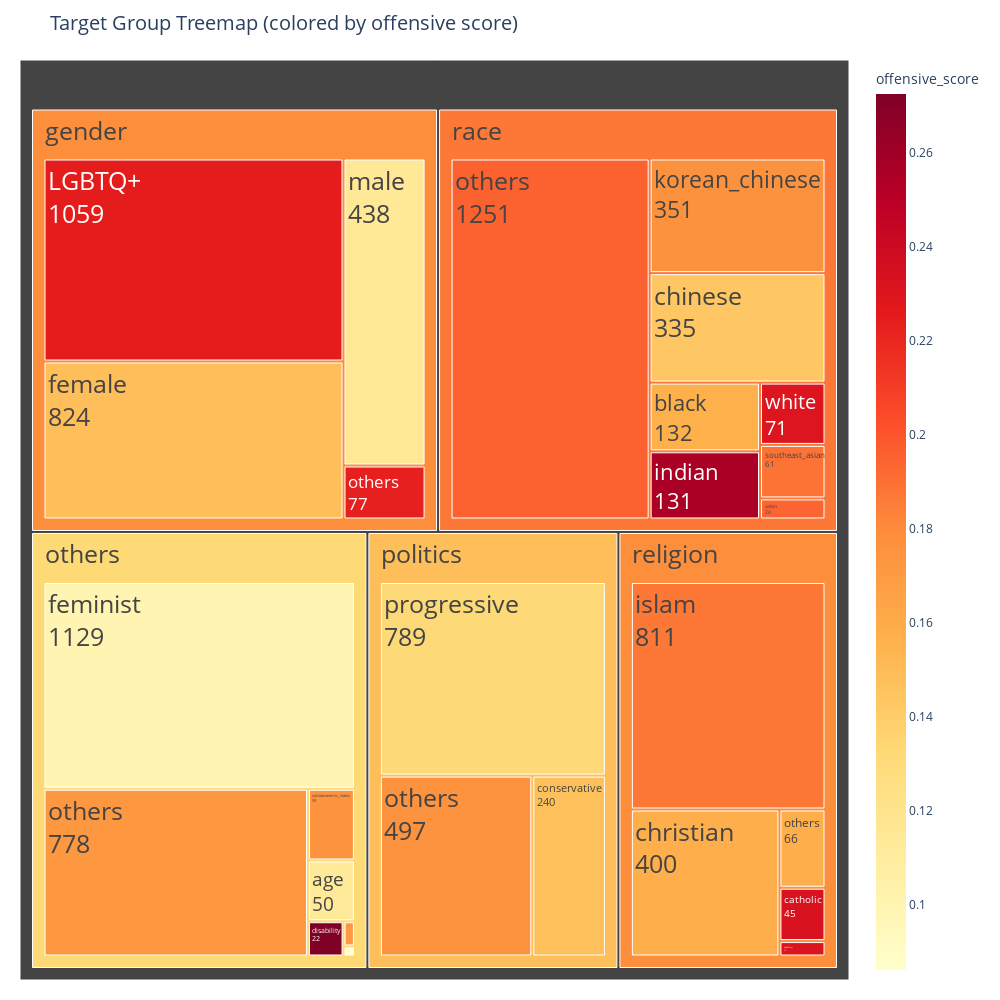

The cell this chart's notebook holds for it:
### Code cell
import pandas as pd
import plotly.express as px

# 데이터 로딩 및 전처리
from module.df.data_loader import get_target_group_df
df = get_target_group_df()

# 2. 에러 방지: 빈 subgroup 제거
df = df[df['subgroup'].notna()]
df = df[df['subgroup'].str.strip() != ""]

fig = px.treemap(
    df,
    path=['category', 'subgroup'],
    values='count',
    color='offensive_score',
    color_continuous_scale='YlOrRd',
    title='Target Group Treemap (colored by offensive score)',
    hover_data=['count', 'offensive_score']
)

fig.update_traces(
    tiling=dict(packing="squarify"),
    textinfo="label+value",
    textfont=dict(size=25) 
)

fig.update_layout(
    width=1000,
    height=1000,
    margin=dict(t=60, l=20, r=20, b=20),
    # uniformtext=dict(minsize=10, mode='hide'),
    title_font_size=20
)

fig.show()

### Figure 1 — Plotly figure (JSON) as saved in the notebook; plotly's stock layout.template omitted (floating-point values rounded to 4 significant figures)
{"data": [{"branchvalues": "total", "customdata": [[351.0, 0.1762], [240.0, 0.1477], [59.0, 0.1757], [335.0, 0.1434], [61.0, 0.189], [77.0, 0.2233], [131.0, 0.2559], [778.0, 0.1724], [45.0, 0.2325], [66.0, 0.1588], [789.0, 0.1325], [1251.0, 0.1955], [71.0, 0.2301], [22.0, 0.2724], [2.0, 0.08625], [5.0, 0.1718], [1129.0, 0.09992], [824.0, 0.1488], [400.0, 0.1578], [438.0, 0.1143], [811.0, 0.1869], [1059.0, 0.2252], [24.0, 0.1941], [497.0, 0.1758], [13.0, 0.2307], [132.0, 0.1574], [50.0, 0.1127], [2356.0, 0.1873], [1526.0, 0.149], [2045.0, 0.132], [2398.0, 0.1786], [1335.0, 0.1788]], "domain": {"x": [0, 1], "y": [0, 1]}, "hovertemplate": "labels=%{label}<br>count=%{customdata[0]}<br>parent=%{parent}<br>id=%{id}<br>offensive_score=%{color}<extra></extra>", "ids": ["race/korean_chinese", "politics/conservative", "others/socioeconomic_status", "race/chinese", "race/southeast_asian", "gender/others", "race/indian", "others/others", "religion/catholic", "religion/others", "politics/progressive", "race/others", "race/white", "others/disability", "others/physical_appearance", "others/disease", "others/feminist", "gender/female", "religion/christian", "gender/male", "religion/islam", "gender/LGBTQ+", "race/asian", "politics/others", "religion/buddhism", "race/black", "others/age", "race", "politics", "others", "gender", "religion"], "labels": ["korean_chinese", "conservative", "socioeconomic_status", "chinese", "southeast_asian", "others", "indian", "others", "catholic", "others", "progressive", "others", "white", "disability", "physical_appearance", "disease", "feminist", "female", "christian", "male", "islam", "LGBTQ+", "asian", "others", "buddhism", "black", "age", "race", "politics", "others", "gender", "religion"], "marker": {"coloraxis": "coloraxis", "colors": [0.1762, 0.1477, 0.1757, 0.1434, 0.189, 0.2233, 0.2559, 0.1724, 0.2325, 0.1588, 0.1325, 0.1955, 0.2301, 0.2724, 0.08625, 0.1718, 0.09992, 0.1488, 0.1578, 0.1143, 0.1869, 0.2252, 0.1941, 0.1758, 0.2307, 0.1574, 0.1127, 0.1873, 0.149, 0.132, 0.1786, 0.1788]}, "name": "", "parents": ["race", "politics", "others", "race", "race", "gender", "race", "others", "religion", "religion", "politics", "race", "race", "others", "others", "others", "others", "gender", "religion", "gender", "religion", "gender", "race", "politics", "religion", "race", "others", "", "", "", "", ""], "textfont": {"size": 25}, "textinfo": "label+value", "tiling": {"packing": "squarify"}, "type": "treemap", "values": [351.0, 240.0, 59.0, 335.0, 61.0, 77.0, 131.0, 778.0, 45.0, 66.0, 789.0, 1251.0, 71.0, 22.0, 2.0, 5.0, 1129.0, 824.0, 400.0, 438.0, 811.0, 1059.0, 24.0, 497.0, 13.0, 132.0, 50.0, 2356.0, 1526.0, 2045.0, 2398.0, 1335.0]}], "layout": {"coloraxis": {"colorbar": {"title": {"text": "offensive_score"}}, "colorscale": [[0, "rgb(255,255,204)"], [0.125, "rgb(255,237,160)"], [0.25, "rgb(254,217,118)"], [0.375, "rgb(254,178,76)"], [0.5, "rgb(253,141,60)"], [0.625, "rgb(252,78,42)"], [0.75, "rgb(227,26,28)"], [0.875, "rgb(189,0,38)"], [1, "rgb(128,0,38)"]]}, "height": 1000, "legend": {"tracegroupgap": 0}, "margin": {"b": 20, "l": 20, "r": 20, "t": 60}, "title": {"font": {"size": 20}, "text": "Target Group Treemap (colored by offensive score)"}, "width": 1000}}
